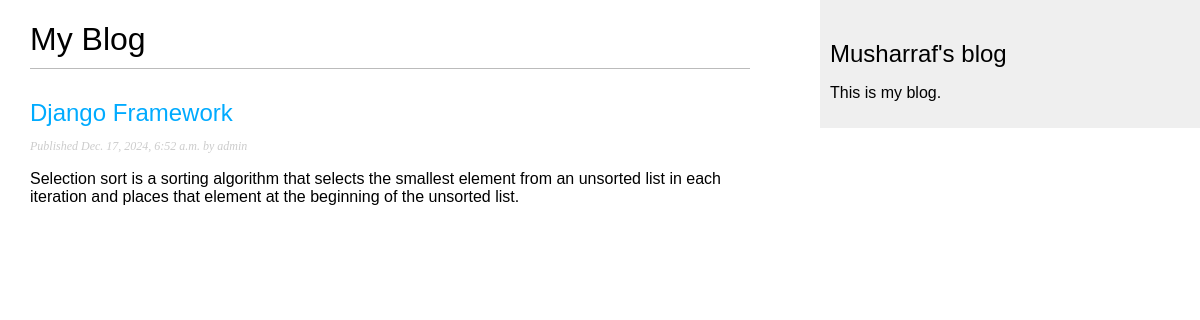
Before: / with the older database file.
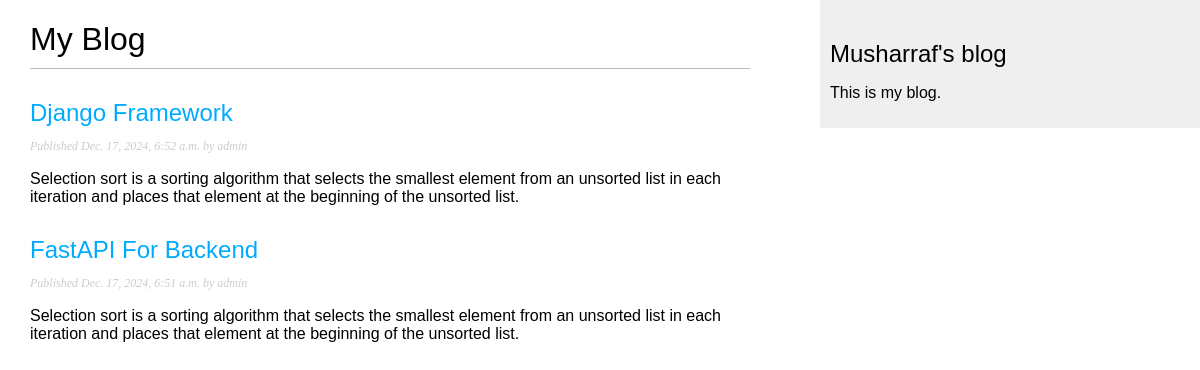
After: the same page with the newer database file.
### page/models.py (models this page shows, shortened)
class Post(models.Model):
    class Status(models.TextChoices):
        DRAFT = 'DF', 'Draft'
        PUBLISHED = 'PB', 'Published'
    title = models.CharField(max_length=250)
    slug = models.SlugField(max_length=250)
    author = models.ForeignKey(
        settings.AUTH_USER_MODEL,
        on_delete=models.CASCADE,
        related_name='blog_posts'
    )
    body = models.TextField()
    publish = models.DateTimeField(default=timezone.now)
    created = models.DateTimeField(auto_now_add=True)
    updated = models.DateTimeField(auto_now=True)
    status = models.CharField(
        max_length=2,
        choices=Status.choices,
        default=Status.DRAFT
    )
    objects = models.Manager() # The default manager.
    published = PublishedManager() # Our custom manager.
    class Meta:
        ordering = ["-publish"]
        indexes = [
            models.Index(fields=['-publish']),
        ]

### page/views.py (the view)
# urls.py: path('', post_list, name="post_list"),
def post_list(request):
    posts = Post.published.all()
    return render(request, "blog/post/list.html", context={"posts": posts})

### page/models.py (called while the page is built)
    def get_queryset(self):
        return (
            super().get_queryset().filter(status=Post.Status.PUBLISHED)
        )

### page/templates/blog/post/list.html (shortened to what this page needs)
{% extends "blog/base.html" %}
{% block content %}
    <h1>My Blog</h1>
    {% for post in posts %}
        <h2>
            <a href="{% url 'blog:post_detail' post.id %}">
                {{ post.title }}
            </a>
        </h2>
        <p class="date">
            Published {{ post.publish }} by {{ post.author }}
        </p>
        {{ post.body|truncatewords:30|linebreaks }}
    {% endfor %}
{% endblock %}

### page/templates/blog/base.html (shortened to what this page needs)
{% load static %}
<!DOCTYPE html>
<html>
<head>
    <link href="{% static "css/blog.css" %}" rel="stylesheet">
</head>
<body>
<div id="content">
    {% block content %}
    {% endblock %}
</div>
<div id="sidebar">
    <h2>Musharraf's blog</h2>
    <p>This is my blog.</p>
</div>
</body>
</html>

### page/static/css/blog.css (style rules this page uses)
body { margin:0; padding:0; font-family:helvetica, sans-serif; }
a { color:#00abff; text-decoration:none; }
h1 { font-weight:normal; border-bottom:1px solid #bbb; padding:0 0 10px 0; }
h2 { font-weight:normal; margin:30px 0 0; }
#content { float:left; width:60%; padding:0 0 0 30px; }
#sidebar { float:right; width:30%; padding:10px; background:#efefef; height:100%; }
p.date { color:#ccc; font-family: georgia, serif; font-size: 12px; font-style: italic; }

Changed rows visible on the page:
now on this page (row edited): Post: title "FastAPI For Backend", publish "Dec. 17, 2024, 6:51 a.m.", author "admin", body "Selection sort is a sorting algorithm that selects the smallest element from an unsorted list in each iteration and places that element at the beginning of the unsorted list."
